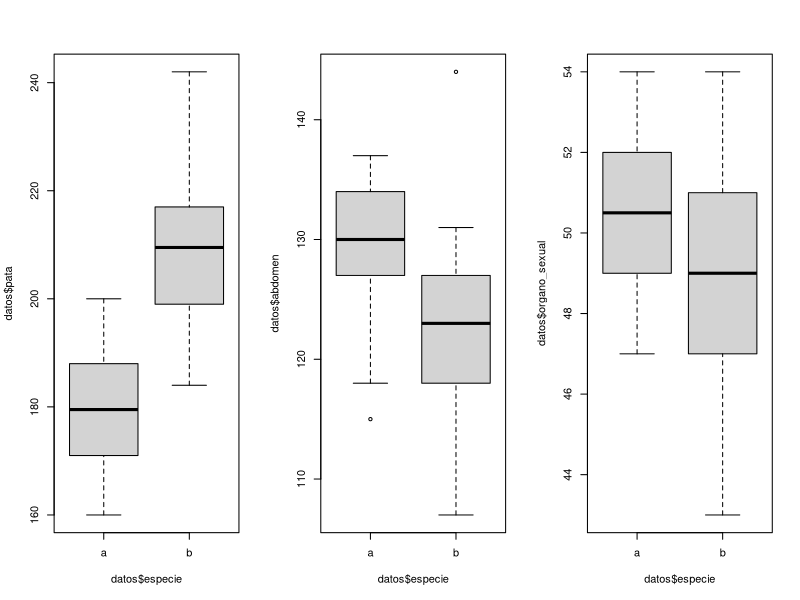
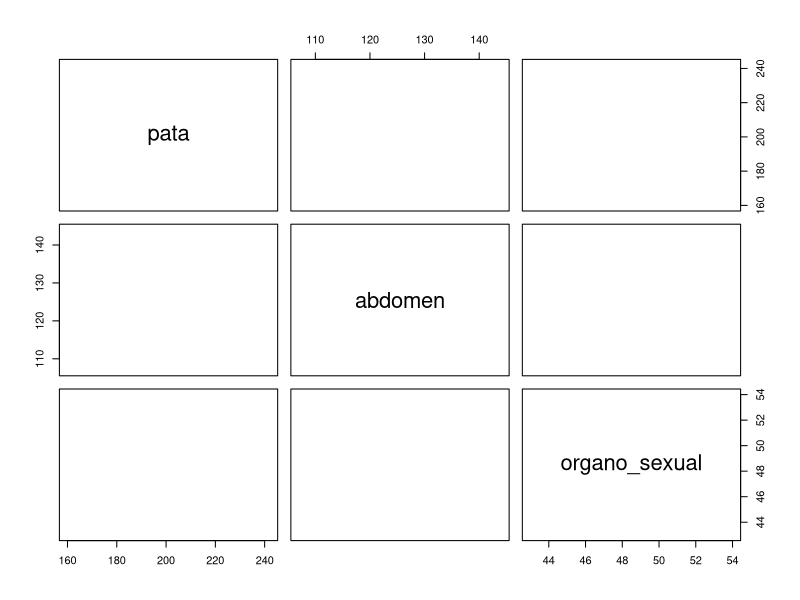

The R source for these figures, in order: (Note: this script raises an error after producing the figures.)
## ---- chunk 1
input <- ("
especie pata abdomen organo_sexual 
a 191 131 53
a 185 134 50
a 200 137 52
a 173 127 50
a 171 128 49
a 160 118 47
a 188 134 54
a 186 129 51
a 174 131 52
a 163 115 47
b 186 107 49
b 211 122 49
b 201 144 47
b 242 131 54
b 184 108 43
b 211 118 51
b 217 122 49
b 223 127 51
b 208 125 50
b 199 124 46
")
datos <- read.table(textConnection(input), header = TRUE)
## ---- chunk 2

par(mfrow=c(1,3))

boxplot(datos$pata~datos$especie)
boxplot(datos$abdomen~datos$especie)
boxplot(datos$organo_sexual~datos$especie)

## ---- chunk 3
plot(datos[-1],col = c("firebrick", "green3")[datos$especie], pch = 19)
## ---- chunk 4
# Representación mediante Histograma de cada variable para cada especie 
par(mfcol = c(2, 3))
for (k in 2:4) {
  j0 <- names(datos)[k]
  #br0 <- seq(min(datos[, k]), max(datos[, k]), le = 11)
  x0 <- seq(min(datos[, k]), max(datos[, k]), le = 50)
  for (i in 1:2) {
    i0 <- levels(datos$especie)[i]
    x <- datos[datos$especie == i0, j0]
    hist(x, proba = T, col = grey(0.8), main = paste("especie", i0),
    xlab = j0)
    lines(x0, dnorm(x0, mean(x), sd(x)), col = "red", lwd = 2)
  }
}
## ---- chunk 5
for (k in 2:4) {
  j0 <- names(datos)[k]
  x0 <- seq(min(datos[, k]), max(datos[, k]), le = 50)
  for (i in 1:2) {
    i0 <- levels(datos$especie)[i]
    x <- datos[datos$especie == i0, j0]
    qqnorm(x, main = paste("especie", i0, j0), pch = 19, col = i + 1)
    qqline(x)
  }
}



# Contraste de normalidad Shapiro-Wilk para cada variable en cada especie
library(reshape2)
library(knitr)
library(dplyr)
datos_tidy <- melt(datos, value.name = "valor")
kable(datos_tidy %>% group_by(especie, variable) %>% summarise(p_value_Shapiro.test = shapiro.test(valor)$p.value))

modelo_lda <- lda(formula = especie ~ pata + abdomen + organo_sexual,
                  data = datos)

summary(modelo_lda)
## ---- chunk 6
nuevas_observaciones <- data.frame(pata = 194, abdomen = 124,
                                   organo_sexual = 49)
predict(object = modelo_lda, newdata = nuevas_observaciones)
